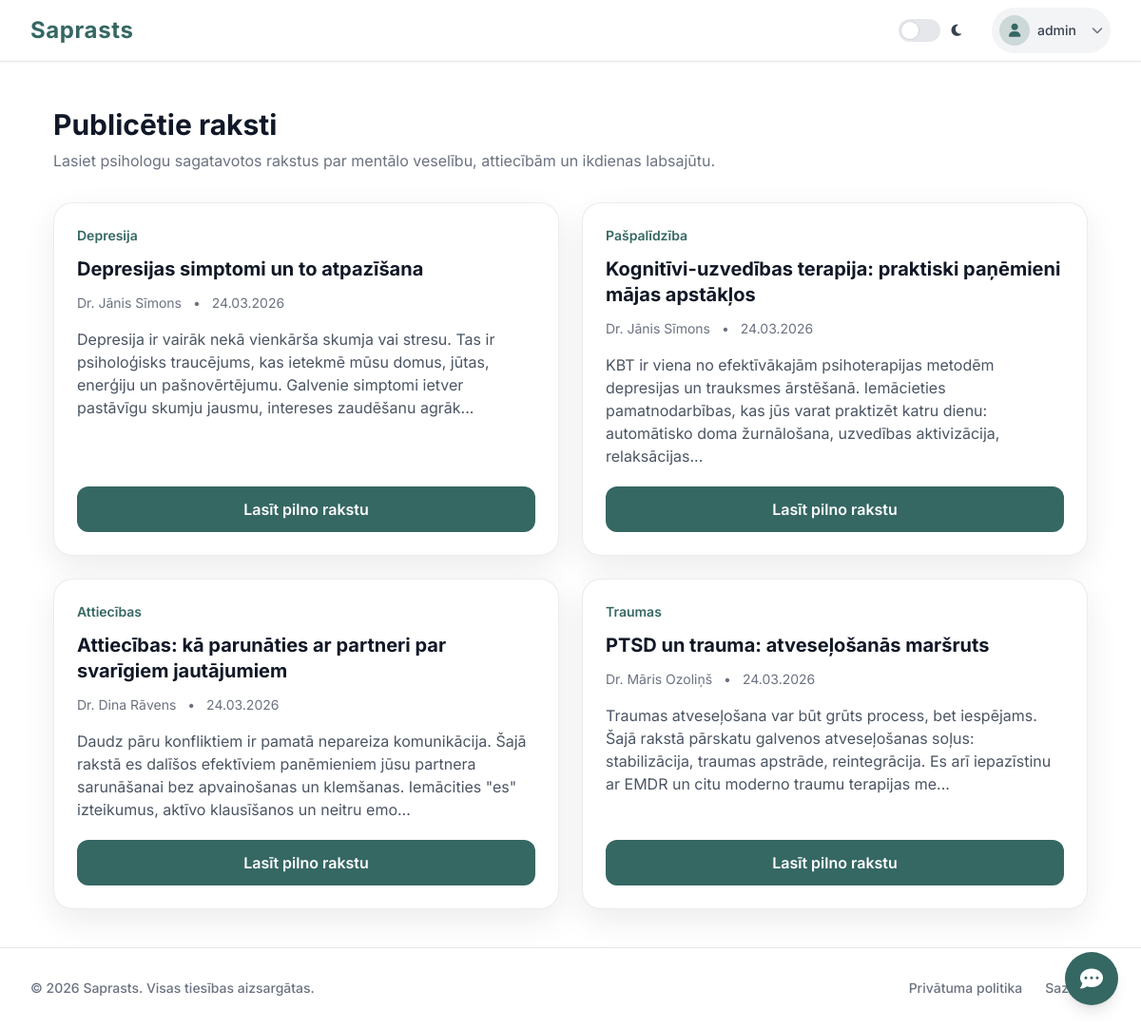
Screenshot of /published_articles.php (signed in) with the database file from the repository.
### tables this page shows
CREATE TABLE articles (
  id INT UNSIGNED NOT NULL AUTO_INCREMENT,
  psychologist_account_id INT UNSIGNED NOT NULL,
  title VARCHAR(255) NOT NULL,
  content MEDIUMTEXT NOT NULL,
  category VARCHAR(120) NULL,
  image_path VARCHAR(255) NULL,
  is_published TINYINT(1) NOT NULL DEFAULT 0,
  created_at TIMESTAMP NOT NULL DEFAULT CURRENT_TIMESTAMP,
  updated_at TIMESTAMP NULL DEFAULT NULL ON UPDATE CURRENT_TIMESTAMP,
  PRIMARY KEY (id),
  KEY idx_articles_psy (psychologist_account_id),
  KEY idx_articles_published (is_published),
  KEY idx_articles_created (created_at),
  CONSTRAINT fk_articles_psy
    FOREIGN KEY (psychologist_account_id) REFERENCES accounts(id)
    ON DELETE CASCADE ON UPDATE CASCADE
);

CREATE TABLE psychologist_profiles (
  account_id INT UNSIGNED NOT NULL,
  full_name VARCHAR(180) NOT NULL,
  specialization VARCHAR(120) NOT NULL,
  experience_years INT UNSIGNED NOT NULL DEFAULT 0,
  description TEXT NULL,
  certificate_path VARCHAR(255) NULL,
  image_path VARCHAR(255) NULL,
  hourly_rate DECIMAL(10,2) NOT NULL DEFAULT 50.00,
  approved_at TIMESTAMP NULL DEFAULT NULL,
  PRIMARY KEY (account_id),
  KEY idx_psy_specialization (specialization),
  KEY idx_psy_approved (approved_at),
  CONSTRAINT fk_psychologist_profiles_account
    FOREIGN KEY (account_id) REFERENCES accounts(id)
    ON DELETE CASCADE ON UPDATE CASCADE
);

### published_articles.php (the view, shortened to what this page needs)
<?php
require 'db.php';
require 'header.php';
$article_id = (int)($_GET['id'] ?? 0);
$articles = [];
if ($article_id === 0) {
    $result = $conn->query(
        "SELECT a.id, a.title, a.content, a.category, a.created_at, p.full_name
         FROM articles a
         JOIN psychologist_profiles p ON a.psychologist_account_id = p.account_id
         WHERE a.is_published = 1
         ORDER BY a.created_at DESC"
    );
    if ($result) {
        while ($row = $result->fetch_assoc()) {
            $articles[] = $row;
        }
    }
}
?>
<div class="page-shell page-surface articles-page">
    <?php if ($article_id > 0): ?>
    <div class="page-heading">
        <a href="published_articles.php" class="button-link-icon mb-4">
            <i class="fas fa-arrow-left"></i>Atpakaļ uz rakstiem
        </a>
        <h1 class="page-title"><?php echo htmlspecialchars($article['title']); ?></h1>
        <p class="page-subtitle">
            <?php echo htmlspecialchars($article['full_name']); ?>
            <span class="mx-2">•</span>
            <?php echo date('d.m.Y', strtotime($article['created_at'])); ?>
        </p>
    </div>
    <article class="form-card article-detail-card">
        <?php if (!empty($article['category'])): ?>
        <p class="text-sm text-primary font-semibold mb-4"><?php echo htmlspecialchars($article['category']); ?></p>
        <?php endif; ?>
        <div class="text-gray-700 dark:text-gray-300 leading-8 whitespace-pre-wrap">
            <?php echo nl2br(htmlspecialchars($article['content'])); ?>
        </div>
    </article>
    <?php else: ?>
    <div class="page-heading">
        <h1 class="page-title">Publicētie raksti</h1>
        <p class="page-subtitle">Lasiet psihologu sagatavotos rakstus par mentālo veselību, attiecībām un ikdienas labsajūtu.</p>
    </div>
    <div class="layout-grid-2 articles-grid">
        <?php foreach ($articles as $article): ?>
        <article class="panel-card flex flex-col article-tile">
            <?php if (!empty($article['category'])): ?>
            <p class="text-sm text-primary font-semibold mb-3"><?php echo htmlspecialchars($article['category']); ?></p>
            <?php endif; ?>
            <h2 class="text-xl font-bold text-gray-900 dark:text-white mb-3"><?php echo htmlspecialchars($article['title']); ?></h2>
            <p class="text-sm text-gray-500 dark:text-gray-400 mb-4">
                <?php echo htmlspecialchars($article['full_name']); ?>
                <span class="mx-2">•</span>
                <?php echo date('d.m.Y', strtotime($article['created_at'])); ?>
            </p>
            <p class="text-gray-600 dark:text-gray-400 mb-5 flex-grow">
                <?php echo htmlspecialchars(mb_substr($article['content'], 0, 220)); ?>...
            </p>
            <a href="published_articles.php?id=<?php echo (int)$article['id']; ?>" class="button-primary">Lasīt pilno rakstu</a>
        </article>
        <?php endforeach; ?>
    </div>
    <?php endif; ?>
</div>
<?php require 'footer.php'; ?>

### style.css (style rules this page uses)
:root { --color-primary: #356763; --color-primary-hover: #285b57; --color-secondary: #49655a; --color-surface: #ffffff; --color-background: #ffffff; }
body { display: flex; flex-direction: column; min-height: 100vh; font-family: Inter, system-ui, -apple-system, "Segoe UI", Roboto, Arial, sans-serif; background: var(--color-background); }
.page-surface { background: var(--color-background); }
.page-shell, .page-shell-wide, .page-shell-narrow { width: 100%; margin-left: auto; margin-right: auto; padding: 2.5rem 1rem; flex-grow: 1; }
.page-shell { max-width: 72rem; }
@media (min-width: 640px) { .page-shell, .page-shell-wide, .page-shell-narrow { padding-left: 1.5rem; padding-right: 1.5rem; } }
@media (min-width: 1024px) { .page-shell, .page-shell-wide, .page-shell-narrow { padding-left: 2rem; padding-right: 2rem; } }
.page-heading { margin-bottom: 2rem; }
.page-title { font-size: 1.875rem; line-height: 2.25rem; font-weight: 700; color: rgb(17 24 39); }
.page-subtitle { margin-top: 0.5rem; color: rgb(107 114 128); }
.panel-card, .form-card, .list-card, .auth-card, .result-card, .empty-card { background: #fff; border: 1px solid rgba(15, 23, 42, 0.08); border-radius: 1rem; box-shadow: 0 10px 30px rgba(2, 8, 23, 0.05); }
.panel-card, .form-card, .auth-card, .result-card { padding: 1.5rem; }
.layout-grid-2, .layout-grid-3, .layout-sidebar-3 { display: grid; gap: 1.5rem; }
.layout-grid-2 { grid-template-columns: 1fr; }
@media (min-width: 768px) { .layout-grid-2 { grid-template-columns: repeat(2, minmax(0, 1fr)); } }
.button-primary, .button-secondary, .button-danger-icon, .button-link-icon { display: inline-flex; align-items: center; justify-content: center; gap: 0.5rem; border-radius: 0.75rem; font-weight: 600; transition: all 180ms ease; }
.button-primary { background: var(--color-primary); color: #fff; padding: 0.75rem 1rem; }

### content.css (style rules this page uses)
.articles-page { padding-top: 2.75rem; }
.articles-grid { align-items: stretch; }
.article-tile { border-radius: 1.25rem; box-shadow: 0 12px 34px rgba(2, 8, 23, 0.08); }
.article-tile h2 { line-height: 1.35; }
@media (min-width: 1024px) { .articles-page { padding-top: 3rem; } }

### rows the page displays
articles: category "Depresija", title "Depresijas simptomi un to atpazīšana", psychologist_profiles.full_name "Dr. Jānis Sīmons", created_at "24.03.2026", content "Depresija ir vairāk nekā vienkārša skumja vai stresu. Tas ir psiholoģisks traucējums, kas ietekmē mūsu domus, jūtas, enerģiju un pašnovērtējumu. Galvenie simptomi ietver pastāvīgu skumju jausmu, intereses zaudēšanu agrāk"
articles: category "Pašpalīdzība", title "Kognitīvi-uzvedības terapija: praktiski paņēmieni mājas apstākļos", psychologist_profiles.full_name "Dr. Jānis Sīmons", created_at "24.03.2026", content "KBT ir viena no efektīvākajām psihoterapijas metodēm depresijas un trauksmes ārstēšanā. Iemācieties pamatnodarbības, kas jūs varat praktizēt katru dienu: automātisko doma žurnālošana, uzvedības aktivizācija, relaksācijas"
articles: category "Attiecības", title "Attiecības: kā parunāties ar partneri par svarīgiem jautājumiem", psychologist_profiles.full_name "Dr. Dina Rāvens", created_at "24.03.2026", content "Daudz pāru konfliktiem ir pamatā nepareiza komunikācija. Šajā rakstā es dalīšos efektīviem panēmieniem jūsu partnera sarunāšanai bez apvainošanas un klemšanas. Iemācities \"es\" izteikumus, aktīvo klausīšanos un neitru emo"
articles: category "Traumas", title "PTSD un trauma: atveseļošanās maršruts", psychologist_profiles.full_name "Dr. Māris Ozoliņš", created_at "24.03.2026", content "Traumas atveseļošana var būt grūts process, bet iespējams. Šajā rakstā pārskatu galvenos atveseļošanas soļus: stabilizācija, traumas apstrāde, reintegrācija. Es arī iepazīstinu ar EMDR un citu moderno traumu terapijas me"

### other values shown
$user_name "admin"
